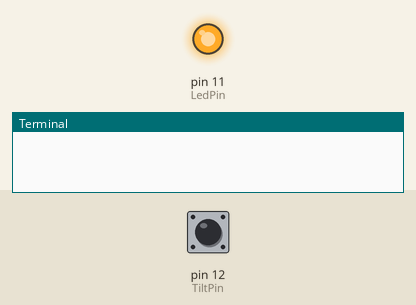
The program below on a simulated Raspberry Pi (header pin numbers). Parts: output pins drawn as LEDs (lit = HIGH), the last lines printed to the terminal. Dashed ring = blinking. The inputs (shaded band) are chosen by the test bench; at power-on: pin 12 (TiltPin) HIGH.

Above: at 1.2 s.
1.3 s: pin 12 (TiltPin) driven LOW
At 2.5 s:
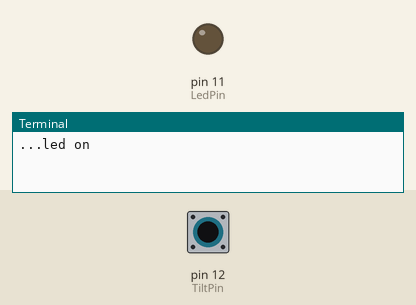
2.8 s: pin 12 (TiltPin) pulsed HIGH 5 times (0.12 s each, 0.3 s apart)
At 3.07 s:
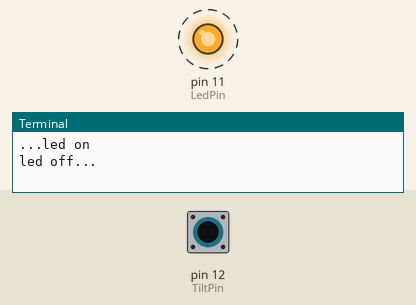
Timing chart, 0 to 5.8 s (numbered marks = the images above; inputs shaded):
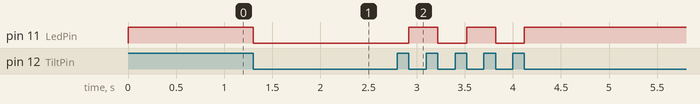

Measured:
- after the input at 1.3 s, pin 11 (LedPin): HIGH → LOW at once
- after the input at 2.8 s, pin 11 (LedPin): alternates HIGH for 0.30 s and LOW for 0.30 s, 5 changes in all, then stays HIGH, starting after 0.12 s

The program:

lession4.py
```python
#!/usr/bin/env python
import RPi.GPIO as GPIO

TiltPin = 12
LedPin = 11

Led_status = 1


def setup():
    GPIO.setmode(GPIO.BOARD)  # Numbers pins by physical location
    GPIO.setup(LedPin, GPIO.OUT)  # Set pin mode as output
    GPIO.setup(TiltPin, GPIO.IN, pull_up_down=GPIO.PUD_UP)
    GPIO.output(LedPin, GPIO.HIGH)  # Set pin to high(+3.3V) to off the led


def swLed(ev=None):
    global Led_status
    Led_status = not Led_status
    GPIO.output(LedPin, Led_status)  # switch led status(on-->off; off-->on)
    if Led_status == 1:
        print 'led off...'
    else:
        print '...led on'


def loop():
    GPIO.add_event_detect(TiltPin, GPIO.FALLING, callback=swLed)  # wait for falling
    while True:
        pass  # Don't do anything


def destroy():
    GPIO.output(LedPin, GPIO.HIGH)  # led off
    GPIO.cleanup()  # Release resource


if __name__ == '__main__':  # Program start from here
    setup()
    try:
        loop()
    except KeyboardInterrupt:  # When 'Ctrl+C' is pressed, the child program destroy() will be  executed.
        destroy()
```
